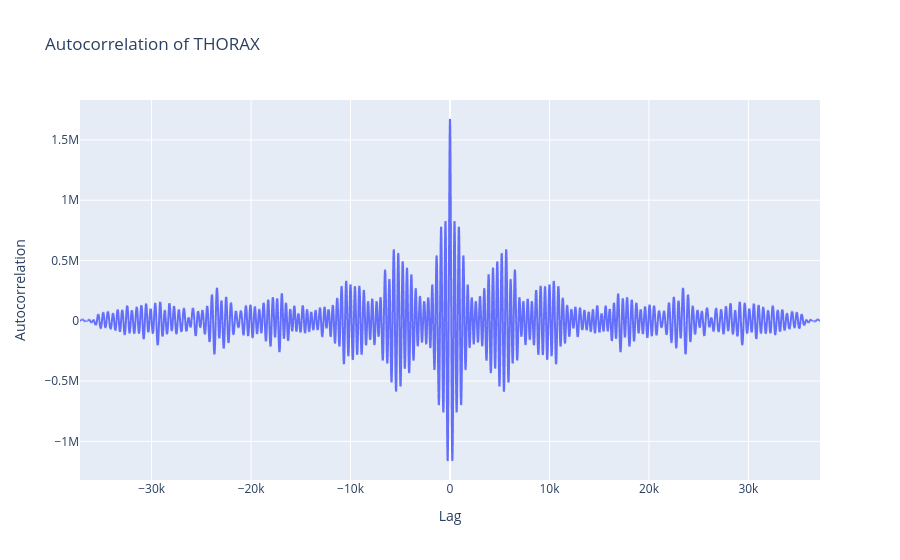

This figure's notebook cell:
### Code cell
autocorr_thorax = np.correlate(df['THORAX'], df['THORAX'], mode='full')
lags = np.arange(-len(df['THORAX']) + 1, len(df['THORAX']))

fig = px.line(x=lags, y=autocorr_thorax, title='Autocorrelation of THORAX')
fig.update_xaxes(title_text='Lag')
fig.update_yaxes(title_text='Autocorrelation')
fig

### Figure 1 — Plotly figure (JSON) as saved in the notebook; plotly's stock layout.template omitted (floating-point values rounded to 4 significant figures; data arrays with more than 128 entries replaced by an {"elided": "..."} marker saying what was removed)
{"data": [{"hovertemplate": "x=%{x}<br>y=%{y}<extra></extra>", "legendgroup": "", "line": {"color": "#636efa", "dash": "solid"}, "marker": {"symbol": "circle"}, "mode": "lines", "name": "", "showlegend": false, "type": "scattergl", "x": {"elided": "74399 int values"}, "xaxis": "x", "y": {"elided": "74399 float values"}, "yaxis": "y"}], "layout": {"legend": {"tracegroupgap": 0}, "title": {"text": "Autocorrelation of THORAX"}, "xaxis": {"anchor": "y", "domain": [0, 1], "title": {"text": "Lag"}}, "yaxis": {"anchor": "x", "domain": [0, 1], "title": {"text": "Autocorrelation"}}}}
